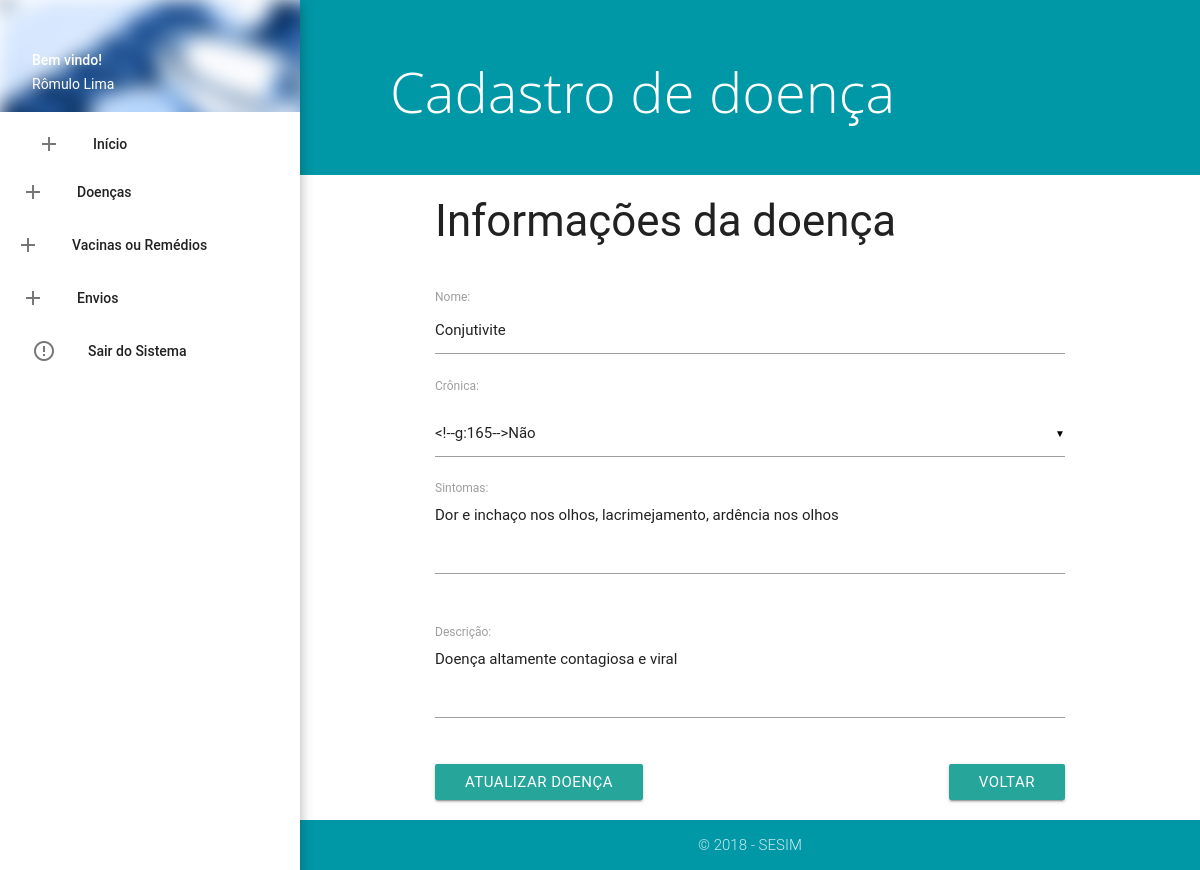
Page /tcc/admin/edit-d.php?idup=72 (signed in) on the committed database.
### tables this page shows
CREATE TABLE `tb_doenca` (
  `id_doenca` int(11) NOT NULL,
  `nome_doenca` varchar(250) NOT NULL,
  `doenca_cronica` varchar(45) NOT NULL,
  `sintomas_doenca` longtext NOT NULL,
  `desc_doenca` longtext NOT NULL
);

### tcc/admin/edit-d.php (the view, shortened to what this page needs)
<!DOCTYPE html>
<html>
  <head>
<?php include('include/header.php'); ?>
  </head>
  <body>
    <?php include('include/menu.php'); ?>
    <main>
    <section class="content">
      <div class="page-announce valign-wrapper cyan darken-2"><h1 class="page-announce-text valign">Cadastro de doença</h1></div>
      <?php
        include ('../config/conect.php');
      $id = filter_input(INPUT_GET,'idup',FILTER_DEFAULT);
      $select='SELECT * FROM tb_doenca WHERE id_doenca=:id';
      try{
        $result = $con->prepare($select);
        $result->bindParam(':id',$id,PDO::PARAM_INT);
        $result->execute();
        $contar = $result-> rowCount();
        if ($contar > 0) {
          while ($show = $result->FETCH(PDO::FETCH_OBJ)) {
             $nome = $show->nome_doenca;
             $sintomas = $show->sintomas_doenca;
             $desc = $show->desc_doenca;
           }
         }else{
          echo '<div class="alert alert-danger"><strong>Aviso!</strong> Não há dados com o id (parametro) informado :(</div>';
         }
      }catch(PDOException $e){
        echo "<b>Erro de select no PDO</b> ".$e->getMessage();
      }
?>
      <div class="container">
        <h3>Informações da doença</h3>
        <br>
        <form id="cad-form-doenca" role="form" action="" method="post" enctype="multipart/form-data">
                <label for="nome">Nome: </label>
                <input required="" type="text" name="nome" id="nome" value="<?php echo $nome?>">
                <label for="cronica">Crônica: </label>
    <div class="input-field col s12">
  </div>
      <div class="row">
        <div class="input-field col s12">
          <textarea required="" id="sintoma" name="sintomas" class="materialize-textarea"><?php echo $sintomas ?></textarea>
          <label for="sintoma">Sintomas:</label>
        </div>
      </div>
      <div class="row">
        <div class="input-field col s12">
          <textarea required="" id="desc" name="desc" class="materialize-textarea"><?php echo $desc?></textarea>
          <label for="desc">Descrição:</label>
        </div>
      </div>
      <button type="submit" name="upDoenca" class="btn">Atualizar Doença</button>
      <a href="man-d.php" class="btn right">Voltar</a>
            </form>
  </div>
    </section>
    </main>
   <?php include('include/rodape.php'); ?>
  </body>
</html>

### tcc/admin/include/menu.php (shortened to what this page needs)
 <?php
    include ('../config/conect.php');
  $select="SELECT * FROM tb_admin WHERE email_admin='".$_SESSION['loginAdmin']."'";
  try{
    $result = $con->prepare($select);
    $result->bindParam(':id',$id,PDO::PARAM_INT);
    $result->execute();
    $contar = $result-> rowCount();
    if ($contar > 0) {
      while ($show = $result->FETCH(PDO::FETCH_OBJ)) {
         $nome = $show->nome_admin;
       }
     }else{
      echo '<div class="alert alert-danger"><strong>Aviso!</strong> Não há dados com o id (parametro) informado :(</div>';
     }
  }catch(PDOException $e){
    echo "<b>Erro de select no PDO</b> ".$e->getMessage();
  }
  ?>
<ul id="slide-out" class="side-nav fixed z-depth-4">
  <li>
    <div class="userView">
      <div class="background">
        <img src="assets/img/admin.jpg" style="filter: blur(10px);">
      </div>
      <a href="home.php"><span class="white-text name">Bem vindo!</span></a>
      <a href="home.php"><span class="white-text email"><?php echo utf8_encode($nome); ?></span></a>
    </div>
  </li>
  <li>
    <form class="sidebar-form">
      <li><a href="home.php"><i class="material-icons left">add</i>Início</a></li>
          <li class="no-padding">
    <ul class="collapsible collapsible-accordion">
      <li>
        <a class="collapsible-header"><i class="material-icons left">add</i>Doenças</a>
      </li>
    </ul>
  </form>
  </li>
  <li class="no-padding">
    <ul class="collapsible collapsible-accordion">
      <li>
        <a class="collapsible-header"><i class="material-icons left">add</i>Vacinas ou Remédios</a>
      </li>
    </ul>
  </li>
        <li>
    <form class="sidebar-form">
          <li class="no-padding">
    <ul class="collapsible collapsible-accordion">
      <li>
        <a class="collapsible-header"><i class="material-icons left">add</i>Envios</a>
      </li>
    </ul>
  </form>
  </li>
   <li><a href="?sair" onclick="return confirm('Deseja realmente sair do sistema?')"><i class="material-icons">error_outline</i>Sair do Sistema</a></li>
</ul>

### tcc/admin/assets/css/custom.css (style rules this page uses)
@media (min-width:993px) { main, footer { padding-left: 300px; } }
form.sidebar-form { margin: 5px; }
div.page-announce { min-height: 175px; height: auto; background-color: #f4425c; padding: 40px; margin-bottom: 10px; }
h1.page-announce-text { font-family: 'Open Sans', sans-serif; font-weight: 100; font-size: 56px; color: #fff; line-height: 0.5em; margin-left: 50px; }
body { display: flex; min-height: 100vh; flex-direction: column; }
main { flex: 1 0 auto; }

### rows in the picture
tb_doenca: nome "Conjutivite", sintomas "Dor e inchaço nos olhos, lacrimejamento, ardência nos olhos", desc "Doença altamente contagiosa e viral"

### other values in the picture
utf8_encode($nome) "Rômulo Lima"
